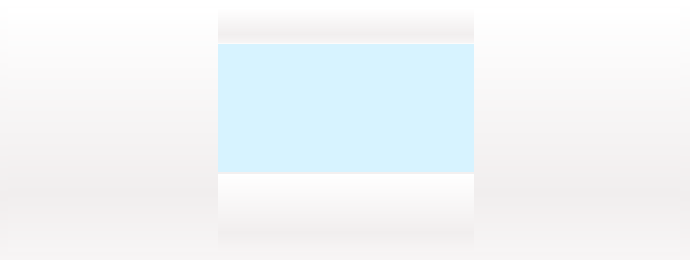
<?xml version="1.0" encoding="UTF-8"?>
<ui version="4.0">
 <class>SimulatedUIWidgetMambo</class>
 <widget class="QWidget" name="SimulatedUIWidgetMambo">
  <property name="geometry">
   <rect>
    <x>0</x>
    <y>0</y>
    <width>690</width>
    <height>260</height>
   </rect>
  </property>
  <property name="sizePolicy">
   <sizepolicy hsizetype="Fixed" vsizetype="Fixed">
    <horstretch>0</horstretch>
    <verstretch>0</verstretch>
   </sizepolicy>
  </property>
  <property name="minimumSize">
   <size>
    <width>690</width>
    <height>260</height>
   </size>
  </property>
  <property name="maximumSize">
   <size>
    <width>690</width>
    <height>260</height>
   </size>
  </property>
  <property name="mouseTracking">
   <bool>false</bool>
  </property>
  <property name="windowTitle">
   <string notr="true">TBS MAMBO Simulator</string>
  </property>
  <property name="styleSheet">
   <string notr="true">background-color: qlineargradient(spread:reflect, x1:0, y1:0, x2:0, y2:1, stop:0 rgba(255, 255, 255, 255), stop:0.757062 rgba(241, 238, 238, 255), stop:1 rgba(247, 245, 245, 255));</string>
  </property>
  <widget class="ButtonsWidget" name="leftbuttons" native="true">
   <property name="enabled">
    <bool>true</bool>
   </property>
   <property name="geometry">
    <rect>
     <x>8</x>
     <y>8</y>
     <width>211</width>
     <height>244</height>
    </rect>
   </property>
   <property name="sizePolicy">
    <sizepolicy hsizetype="Fixed" vsizetype="Fixed">
     <horstretch>0</horstretch>
     <verstretch>0</verstretch>
    </sizepolicy>
   </property>
   <property name="minimumSize">
    <size>
     <width>211</width>
     <height>244</height>
    </size>
   </property>
   <property name="maximumSize">
    <size>
     <width>211</width>
     <height>244</height>
    </size>
   </property>
   <property name="mouseTracking">
    <bool>false</bool>
   </property>
   <property name="styleSheet">
    <string notr="true">background:url(:/images/simulator/MAMBO/left.png);</string>
   </property>
  </widget>
  <widget class="ButtonsWidget" name="rightbuttons" native="true">
   <property name="enabled">
    <bool>true</bool>
   </property>
   <property name="geometry">
    <rect>
     <x>472</x>
     <y>8</y>
     <width>208</width>
     <height>244</height>
    </rect>
   </property>
   <property name="sizePolicy">
    <sizepolicy hsizetype="Fixed" vsizetype="Fixed">
     <horstretch>0</horstretch>
     <verstretch>0</verstretch>
    </sizepolicy>
   </property>
   <property name="minimumSize">
    <size>
     <width>208</width>
     <height>244</height>
    </size>
   </property>
   <property name="maximumSize">
    <size>
     <width>208</width>
     <height>244</height>
    </size>
   </property>
   <property name="mouseTracking">
    <bool>true</bool>
   </property>
   <property name="styleSheet">
    <string notr="true">background:url(:/images/simulator/MAMBO/right.png)</string>
   </property>
  </widget>
  <widget class="QWidget" name="top" native="true">
   <property name="geometry">
    <rect>
     <x>218</x>
     <y>8</y>
     <width>256</width>
     <height>35</height>
    </rect>
   </property>
   <property name="sizePolicy">
    <sizepolicy hsizetype="Fixed" vsizetype="Fixed">
     <horstretch>0</horstretch>
     <verstretch>0</verstretch>
    </sizepolicy>
   </property>
   <property name="minimumSize">
    <size>
     <width>256</width>
     <height>35</height>
    </size>
   </property>
   <property name="maximumSize">
    <size>
     <width>256</width>
     <height>35</height>
    </size>
   </property>
   <property name="styleSheet">
    <string notr="true">background:url(:/images/simulator/MAMBO/top.png)</string>
   </property>
  </widget>
  <widget class="QWidget" name="bottom" native="true">
   <property name="geometry">
    <rect>
     <x>218</x>
     <y>174</y>
     <width>256</width>
     <height>78</height>
    </rect>
   </property>
   <property name="sizePolicy">
    <sizepolicy hsizetype="Fixed" vsizetype="Fixed">
     <horstretch>0</horstretch>
     <verstretch>0</verstretch>
    </sizepolicy>
   </property>
   <property name="minimumSize">
    <size>
     <width>256</width>
     <height>78</height>
    </size>
   </property>
   <property name="maximumSize">
    <size>
     <width>256</width>
     <height>78</height>
    </size>
   </property>
   <property name="styleSheet">
    <string notr="true">background:url(:/images/simulator/MAMBO/bottom.png)</string>
   </property>
  </widget>
  <widget class="LcdWidget" name="lcd" native="true">
   <property name="geometry">
    <rect>
     <x>218</x>
     <y>44</y>
     <width>256</width>
     <height>128</height>
    </rect>
   </property>
   <property name="sizePolicy">
    <sizepolicy hsizetype="Fixed" vsizetype="Fixed">
     <horstretch>0</horstretch>
     <verstretch>0</verstretch>
    </sizepolicy>
   </property>
   <property name="minimumSize">
    <size>
     <width>256</width>
     <height>128</height>
    </size>
   </property>
   <property name="maximumSize">
    <size>
     <width>424</width>
     <height>128</height>
    </size>
   </property>
   <property name="styleSheet">
    <string notr="true">background-color: rgb(215, 243, 255);</string>
   </property>
  </widget>
 </widget>
 <customwidgets>
  <customwidget>
   <class>LcdWidget</class>
   <extends>QWidget</extends>
   <header>lcdwidget.h</header>
   <container>1</container>
  </customwidget>
  <customwidget>
   <class>ButtonsWidget</class>
   <extends>QWidget</extends>
   <header>buttonswidget.h</header>
   <container>1</container>
  </customwidget>
 </customwidgets>
 <resources/>
 <connections/>
</ui>
